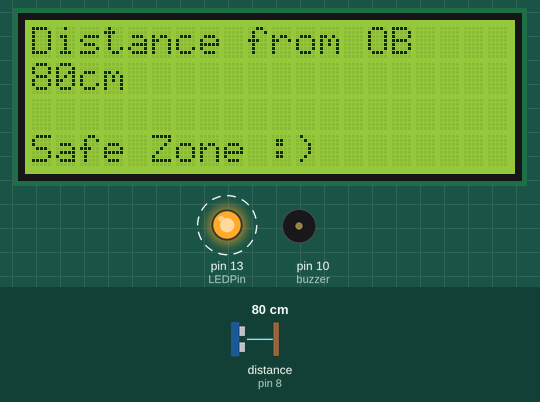
This sketch was run on a simulated Arduino Uno, built with avr-gcc and run on an emulated ATmega328P. Shown: 20×4 character LCD, output pins drawn as LEDs (lit = HIGH), buzzer (waves = sounding). Wiring (inferred from the names in the program): ultrasonic range finder: trigger pin 12; echo pin 8. Dashed ring = blinking. The test bench sets the inputs (shaded band); at power-on: distance to the obstacle (sensor on pin 8) 80 cm. The echo pulse lasts 58.3 µs per cm; pins used as bus, display or sensor lines are not drawn.

Above: at 1.2 s.
1.3 s: distance to the obstacle (sensor on pin 8) set to 11 cm
At 3.1 s:
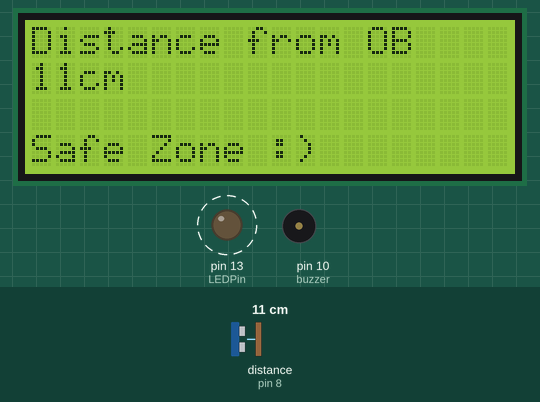
4.1 s: distance to the obstacle (sensor on pin 8) set to 8 cm
At 4.9 s:
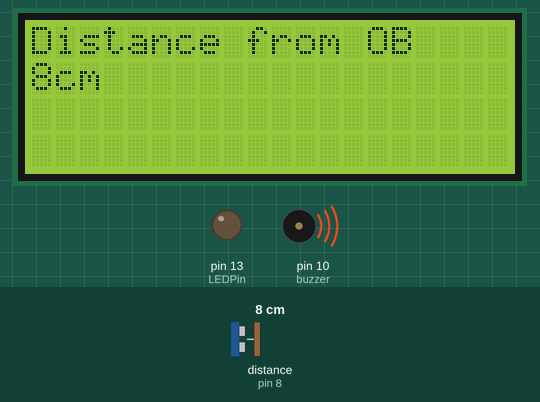
6.9 s: distance to the obstacle (sensor on pin 8) set to 18 cm
At 7.54 s:
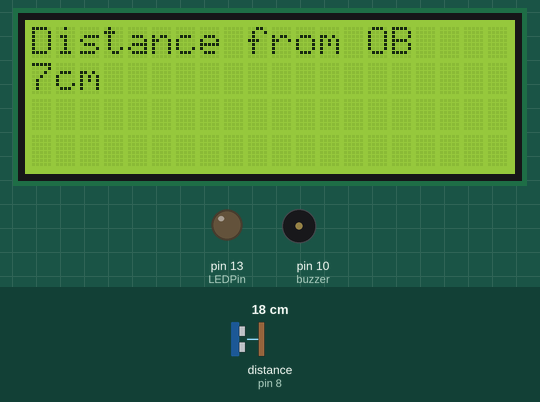
Timing chart, 0 to 16.2 s (numbered marks = the images above; inputs shaded):
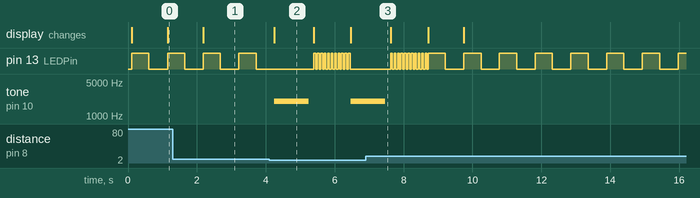

The sketch:

rangefinder.ino
```cpp
#define trigPin 12
#define echoPin 8
#define buzzer 10

//Flashing LED on Arduino board
#define LEDPin 13

//Include the required libraries for LCD
#include <Wire.h>
#include <LiquidCrystal_I2C.h>

// Define I2C Address
// Find the I2C Address by running the sketch_oct16a12caddress.ino file in the directory
// Make sure you connect your I2C module( in this case LCD module) before running the address code
#define I2C_ADDR  0x27
#define BACKLIGHT_PIN   3
#define En_pin  2
#define Rw_pin  1
#define Rs_pin  0
#define D4_pin  4
#define D5_pin  5
#define D6_pin  6
#define D7_pin  7

int n = 1;

LiquidCrystal_I2C     lcd(I2C_ADDR,En_pin,Rw_pin,Rs_pin,D4_pin,D5_pin,D6_pin,D7_pin);


void setup ()
{
  Serial.begin(9600);
  pinMode(trigPin, OUTPUT);  //The transmit pin of the ultrasonic sensor
  pinMode(echoPin, INPUT);   //The receive pin of the ultrasonic sensor
  pinMode(LEDPin, OUTPUT);   //The LED of the Arduino
  pinMode(buzzer,OUTPUT);

  lcd.begin (20,4);  //Size of LCD

// Switch on the backlight
  lcd.setBacklightPin(BACKLIGHT_PIN,POSITIVE);
  lcd.setBacklight(HIGH);
  lcd.home ();                // go home

}

void loop()
{
  int duration, distance;
  digitalWrite(trigPin, HIGH);
  delayMicroseconds(100);
  digitalWrite(trigPin, LOW);
  duration = pulseIn(echoPin, HIGH);
  distance =(duration/2) / 29.1;

  lcd.clear();
  lcd.setCursor(0,0);
  lcd.print("Distance from OB");
  lcd.setCursor(0,1);
  lcd.print(distance);
  lcd.print("cm");
  if (distance >=10)
  {
    lcd.setCursor(0,4);
    lcd.print("Safe Zone :)");
    digitalWrite(LEDPin,HIGH);
      delay(500);
      digitalWrite(LEDPin,LOW);
      delay(500);

  }
    else
  {   tone(buzzer,2000);
      delay(1000);
      noTone(buzzer);
      delay(100);
      lcd.clear();
      lcd.setCursor(0,0);
      lcd.print(" STEP AWAY!!!");
      lcd.setCursor(0,1);
      lcd.print(" STEP AWAY!!!");
      lcd.setCursor(0,2);
      lcd.print(" STEP AWAY!!!");
      lcd.setCursor(0,3);
      lcd.print(" STEP AWAY!!!");
      digitalWrite(LEDPin,HIGH);
      delay(50);
      digitalWrite(LEDPin,LOW);
      delay(50);
      digitalWrite(LEDPin,HIGH);
      delay(50);
      digitalWrite(LEDPin,LOW);
      delay(50);
      digitalWrite(LEDPin,HIGH);
      delay(50);
      digitalWrite(LEDPin,LOW);
      delay(50);
      digitalWrite(LEDPin,HIGH);
      delay(50);
      digitalWrite(LEDPin,LOW);
      delay(50);
      digitalWrite(LEDPin,HIGH);
      delay(50);
      digitalWrite(LEDPin,LOW);
      delay(50);
      digitalWrite(LEDPin,HIGH);
      delay(50);
      digitalWrite(LEDPin,LOW);
      delay(50);
      digitalWrite(LEDPin,HIGH);
      delay(50);
      digitalWrite(LEDPin,LOW);
      delay(50);
      digitalWrite(LEDPin,HIGH);
      delay(50);
      digitalWrite(LEDPin,LOW);
      delay(50);
      digitalWrite(LEDPin,HIGH);
      delay(50);
      digitalWrite(LEDPin,LOW);
      delay(50);
      digitalWrite(LEDPin,HIGH);
      delay(50);
      digitalWrite(LEDPin,LOW);
      delay(50);
      digitalWrite(LEDPin,HIGH);
      delay(50);
      digitalWrite(LEDPin,LOW);


  }

}
```

Measured:
- the behaviour switches between 10 and 9 cm on distance to the obstacle (sensor on pin 8) (found by bisection; images 1 and 2)
- after the input at 1.3 s, the display: changes after 0.88 s (image 1)
- after the input at 4.1 s, pin 13 (LEDPin): alternates HIGH for 0.05 s and LOW for 0.05 s, 22 changes in all, then stays LOW, starting after 1.3 s; tone on pin 10 (buzzer): silent → 2000 Hz after 0.14 s, → silent 1.0 s later, → 2000 Hz 1.2 s later; the display: changes after 0.14 s (image 2)
- after the input at 6.9 s, tone on pin 10 (buzzer): goes on until 7.5 s, then stays silent
- by itself, pin 13 (LEDPin): alternates HIGH for 0.50 s and LOW for 0.54 s
- what the display in image 2 shows lasts 1.2 s, from 4.2 s to 5.4 s
